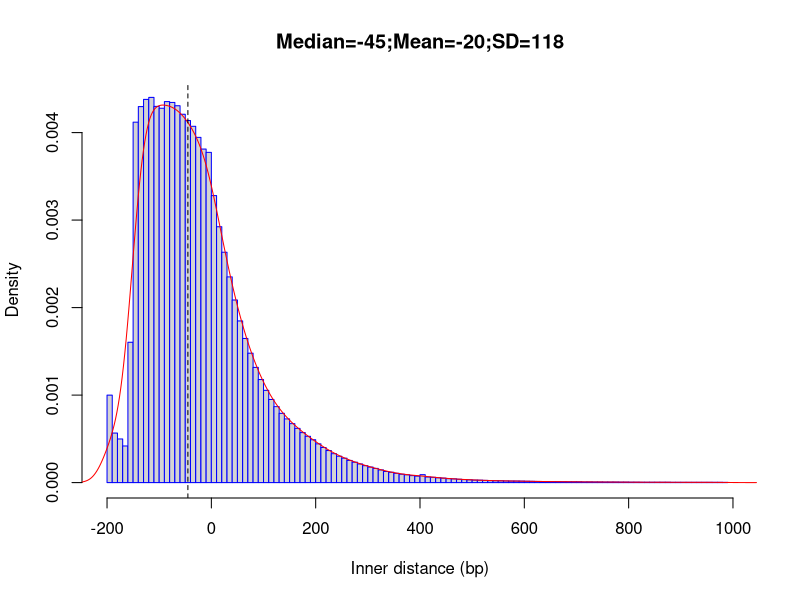

The R script that drew this image:
png("/rds/user/is460/hpc-work/muscle-rnaseq/ezbamqc/output/figs/srpk3_wt_ttnb_het_7.inner_distance_plot.png",width=500,height=500,units="px")
fragsize=rep(c(-195,-185,-175,-165,-155,-145,-135,-125,-115,-105,-95,-85,-75,-65,-55,-45,-35,-25,-15,-5,5,15,25,35,45,55,65,75,85,95,105,115,125,135,145,155,165,175,185,195,205,215,225,235,245,255,265,275,285,295,305,315,325,335,345,355,365,375,385,395,405,415,425,435,445,455,465,475,485,495,505,515,525,535,545,555,565,575,585,595,605,615,625,635,645,655,665,675,685,695,705,715,725,735,745,755,765,775,785,795,805,815,825,835,845,855,865,875,885,895,905,915,925,935,945,955,965,975,985),times=c(176451,99884,88020,73894,283094,727200,758621,773139,777131,758987,755288,768659,766995,760307,743095,730473,718817,696513,672882,666243,579035,516233,464749,414974,368376,326167,290810,261091,232424,207910,186138,167684,153280,139761,128513,118970,109401,100852,93392,86506,78205,70818,64708,58295,53192,49282,44706,41160,37570,34143,31353,28647,25567,22386,20870,18665,16875,15748,14134,13049,15960,11202,10665,9691,8996,7961,7523,6783,6025,5604,5022,4896,4413,4017,3759,3590,3296,3109,3072,2954,2697,2541,2289,2141,2076,1924,1909,1746,1646,1664,1569,1290,1321,1253,1179,1140,1098,1108,909,887,880,757,723,695,735,681,705,644,572,546,570,524,526,517,526,488,571,518,463))
frag_sd = round(sd(fragsize),digits=0)
frag_mean = round(mean(fragsize),digits=0)
frag_median = round(median(fragsize),digits=0)
hist(fragsize,probability=T,breaks=120,xlim=c(-200,1000),xlab="Inner distance (bp)",main=paste(c("Median=",frag_median,";","Mean=",frag_mean,";","SD=",frag_sd),collapse=""),border="blue")
lines(density(fragsize,bw=20),col='red')
abline(v=frag_median,lty=2)
dev.state = dev.off()
